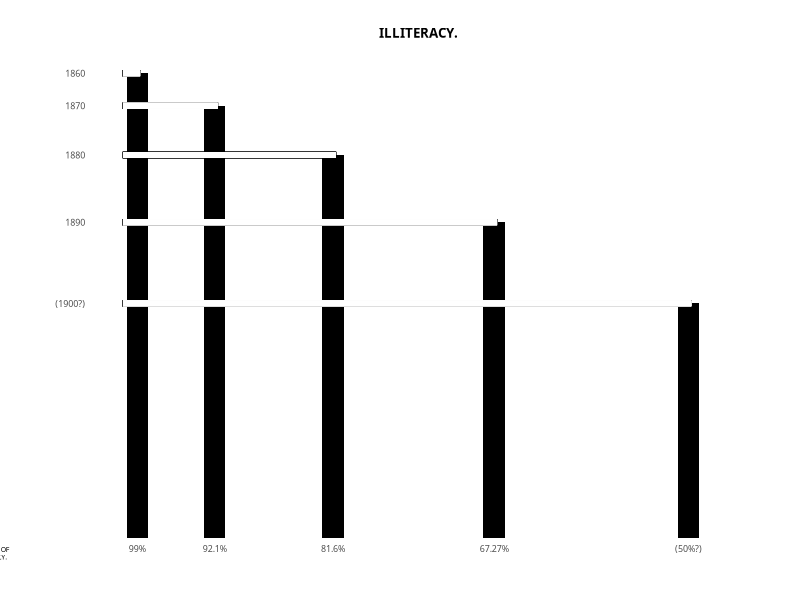

The R script that drew this image: (Note: this script raises an error after producing the figure.)
# Load packages
library(tidyverse)

# Create tibble with data
pct <- c(99, 92.1, 81.6, 67.27, 50)
df <- tibble(pct)

# Create vectors of plot labels
year_label <- c("(1900?)", "1890", "1880", "1870", "1860")
pct_label <- c("99%", "92.1%", "81.6%", "67.27%", "(50%?)")

# Create plot with vertical bars
bar_plot <- ggplot(df) + 
  geom_bar(aes(x = -pct, y = pct), stat = "identity", width = 1.89, fill = "black")
  
# Create function to add horizontal bars
add_horizontal <- function(value, b_or_w, seg_width){
 geom_segment(aes_string(x = -value, y = value, xend = -100, yend = value), 
                   stat = "identity", size = seg_width, colour = b_or_w, lineend = "square")
}

# For loop to run function for all horizontal bars
  # first, the black horiztonal segments (the "outline")
  for(i in seq_along(pct)){
    bar_plot <- bar_plot + add_horizontal(value = pct[i], b_or_w = "black", seg_width = 2.2) 
  }
  # then, the white horizontal segments (the "fill")
  for(i in seq_along(pct)){
    bar_plot <- bar_plot + add_horizontal(value = pct[i], b_or_w = "white", seg_width = 2) 
  }

# Customise plot
bar_plot <- bar_plot +
    # x axis labels
    scale_x_continuous(breaks = -pct, 
                       limits = c(-103, -45), 
                       label = pct_label,
                       expand=c(0,0),
                       name = str_wrap("PERCENT OF ILLITERACY.", 10)) +
      
    # y axis labels
    scale_y_continuous(breaks = c(50, 67.27, 81.6, 92.1, 99), 
                       limits = c(0, 103),
                       label = year_label,
                       expand=c(0,0)) +

    # Modify theme
    theme(plot.margin = margin(20, 40, 20, 40),
          text = element_text(family = "Rajdhani", size = 8, colour = "black"),
          plot.title = element_text(hjust = 0.5, face = "bold", margin = margin(0,0,10,0)),
          axis.title.x = element_text(hjust = -0.2, vjust = 6.4, size = 5),
          panel.background = element_blank(),
          panel.grid = element_blank(),
          axis.title.y = element_blank(),
          axis.ticks = element_blank()) +
    
    # Add title
    labs(title = "ILLITERACY.") +

# Save as png (sizing won't work in R Studio)
ggsave("illiteracy_ggplot.png", height = 12, width = 9, unit = "cm")
